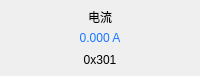
               <widget class="QFrame" name="frameSummaryCurrent">
                <property name="maximumSize">
                 <size>
                  <width>16777215</width>
                  <height>76</height>
                 </size>
                </property>
                <property name="minimumSize">
                 <size>
                  <width>0</width>
                  <height>68</height>
                 </size>
                </property>
                <property name="summaryCard" stdset="0">
                 <bool>true</bool>
                </property>
                <layout class="QVBoxLayout" name="layoutSummaryCurrent">
                 <property name="spacing">
                  <number>1</number>
                 </property>
                 <property name="bottomMargin">
                  <number>6</number>
                 </property>
                 <property name="rightMargin">
                  <number>6</number>
                 </property>
                 <property name="topMargin">
                  <number>6</number>
                 </property>
                 <property name="leftMargin">
                  <number>6</number>
                 </property>
                 <item>
                  <widget class="QLabel" name="labelPackCurrentTitle">
                   <property name="text">
                    <string>电流</string>
                   </property>
                   <property name="alignment">
                    <set>Qt::AlignmentFlag::AlignCenter</set>
                   </property>
                   <property name="role" stdset="0">
                    <string>summaryTitle</string>
                   </property>
                  </widget>
                 </item>
                 <item>
                  <widget class="QLabel" name="labelPackCurrent">
                   <property name="styleSheet">
                    <string>color:#1677ff;</string>
                   </property>
                   <property name="text">
                    <string>0.000 A</string>
                   </property>
                   <property name="alignment">
                    <set>Qt::AlignmentFlag::AlignCenter</set>
                   </property>
                   <property name="role" stdset="0">
                    <string>summaryValue</string>
                   </property>
                  </widget>
                 </item>
                 <item>
                  <widget class="QLabel" name="labelPackCurrentSource">
                   <property name="text">
                    <string>0x301</string>
                   </property>
                   <property name="alignment">
                    <set>Qt::AlignmentFlag::AlignCenter</set>
                   </property>
                   <property name="role" stdset="0">
                    <string>summaryDetail</string>
                   </property>
                  </widget>
                 </item>
                </layout>
               </widget>
